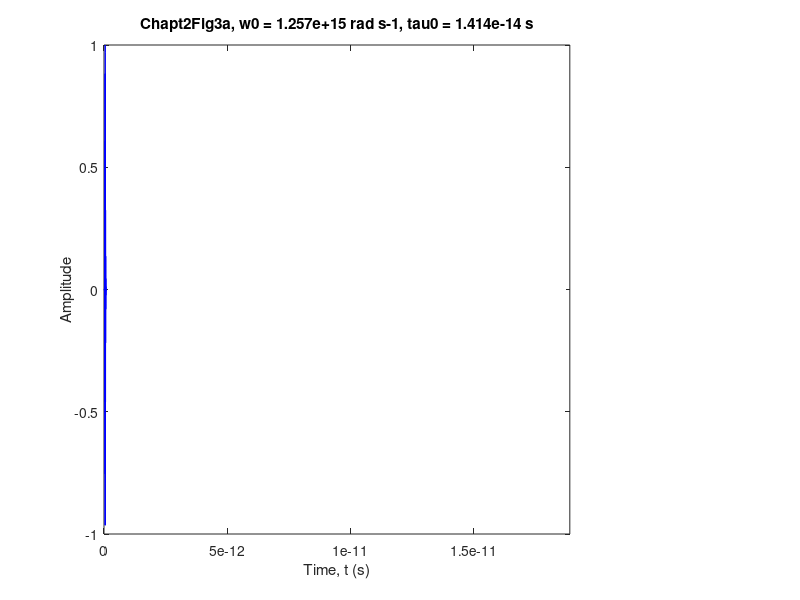

This figure's MATLAB source:
%Chapt2Fig3a.m%200 THz electric field modulated by Gaussian envelope;clear;clf;tau0=14.14e-15;							%time constant (s)tau02=tau0^2;w0=2*pi*200.e12;							%200 THz optical frequency (rad s-1)t0=0.5e-13;									%time t0 (s)npoints=500;								%number of points plottedtmax=1.e-13;								%maximum time (s)tstep=tmax/npoints						%time step (s)t=[0:tstep:tmax];							%time [start:increment:stop]   y=cos(w0*t);y=y.*exp(-(t-t0).^2/tau02);figure(1);plot(t,y,'b');								%electric field as function of timeaxis([0,tmax,-1,1]);temp2=sprintf('Chapt2Fig3a, w0 = %5.3e rad s-1, tau0 = %5.3e s',w0,tau0);title(temp2);xlabel(['Time, t (s)']);ylabel(['Amplitude']);